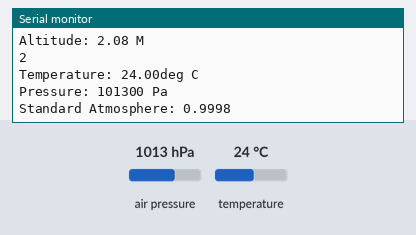
Recording of a sketch running on a simulated Arduino Uno, built with avr-gcc and run on an emulated ATmega328P. Parts: the last lines printed to the serial monitor. Wiring (inferred from the names in the program): BMP180 pressure sensor at I2C address 0x77. The test bench sets the inputs (shaded band); at power-on: air pressure 1013 hPa, temperature 24 °C.

Above: at 1.2 s.
1.3 s: air pressure set to 952 hPa
At 1.3 s:
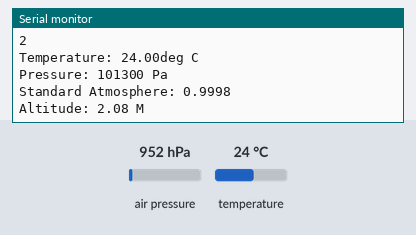
2.8 s: temperature set to 12 °C
At 4.1 s:
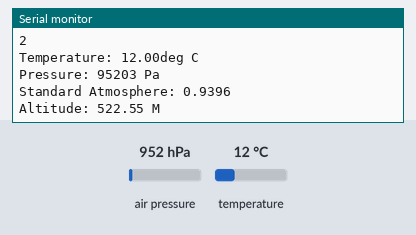
4.3 s: air pressure set to 1048 hPa
At 6.1 s:
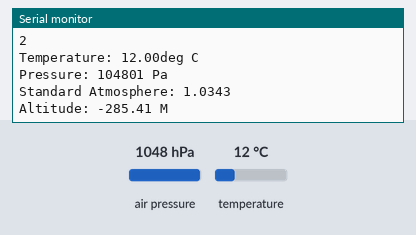
Timing chart, 0 to 7.6 s (numbered marks = the images above; inputs shaded):
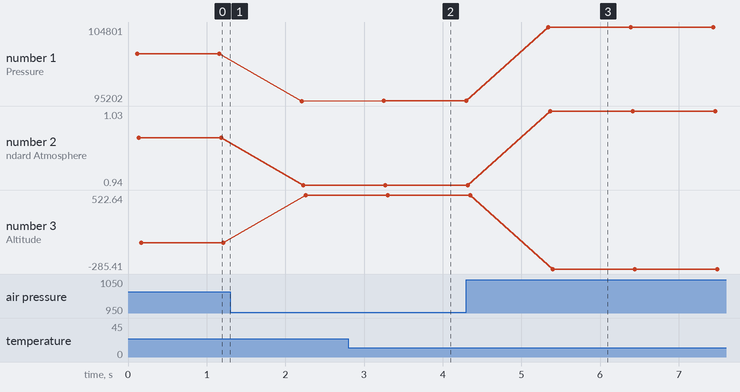

The sketch:

barometric_pressure.ino
```cpp
//Arduino 1.0+ Only
//Arduino 1.0+ Only

/*Based largely on code by  Jim Lindblom

 Get pressure, altitude, and temperature from the BMP085.
 Serial.print it out at 9600 baud to serial monitor.
 */

#include <Wire.h>

#define BMP085_ADDRESS 0x77  // I2C address of BMP085

const unsigned char OSS = 0;  // Oversampling Setting

// Calibration values
int ac1;
int ac2;
int ac3;
unsigned int ac4;
unsigned int ac5;
unsigned int ac6;
int b1;
int b2;
int mb;
int mc;
int md;

// b5 is calculated in bmp085GetTemperature(...), this variable is also used in bmp085GetPressure(...)
// so ...Temperature(...) must be called before ...Pressure(...).
long b5;

void setup(){
  Serial.begin(9600);
  Serial.println("setting up...");
  Wire.begin();
  Serial.println("begin calibration");
  bmp085Calibration();
   Serial.println("set up finished");
}

void loop()
{
  float temperature = bmp085GetTemperature(bmp085ReadUT()); //MUST be called first
  float pressure = bmp085GetPressure(bmp085ReadUP());
  float atm = pressure / 101325; // "standard atmosphere"
  float altitude = calcAltitude(pressure); //Uncompensated caculation - in Meters

  Serial.print("Temperature: ");
  Serial.print(temperature, 2); //display 2 decimal places
  Serial.println("deg C");

  Serial.print("Pressure: ");
  Serial.print(pressure, 0); //whole number only.
  Serial.println(" Pa");

  Serial.print("Standard Atmosphere: ");
  Serial.println(atm, 4); //display 4 decimal places

  Serial.print("Altitude: ");
  Serial.print(altitude, 2); //display 2 decimal places
  Serial.println(" M");

  Serial.println();//line break

  delay(1000); //wait a second and get values again.
}

// Stores all of the bmp085's calibration values into global variables
// Calibration values are required to calculate temp and pressure
// This function should be called at the beginning of the program
void bmp085Calibration()
{
  ac1 = bmp085ReadInt(0xAA);
  ac2 = bmp085ReadInt(0xAC);
  ac3 = bmp085ReadInt(0xAE);
  ac4 = bmp085ReadInt(0xB0);
  ac5 = bmp085ReadInt(0xB2);
  ac6 = bmp085ReadInt(0xB4);
  b1 = bmp085ReadInt(0xB6);
  b2 = bmp085ReadInt(0xB8);
  mb = bmp085ReadInt(0xBA);
  mc = bmp085ReadInt(0xBC);
  md = bmp085ReadInt(0xBE);
}

// Calculate temperature in deg C
float bmp085GetTemperature(unsigned int ut){
  long x1, x2;

  x1 = (((long)ut - (long)ac6)*(long)ac5) >> 15;
  x2 = ((long)mc << 11)/(x1 + md);
  b5 = x1 + x2;

  float temp = ((b5 + 8)>>4);
  temp = temp /10;

  return temp;
}

// Calculate pressure given up
// calibration values must be known
// b5 is also required so bmp085GetTemperature(...) must be called first.
// Value returned will be pressure in units of Pa.
long bmp085GetPressure(unsigned long up){
  long x1, x2, x3, b3, b6, p;
  unsigned long b4, b7;

  b6 = b5 - 4000;
  // Calculate B3
  x1 = (b2 * (b6 * b6)>>12)>>11;
  x2 = (ac2 * b6)>>11;
  x3 = x1 + x2;
  b3 = (((((long)ac1)*4 + x3)<<OSS) + 2)>>2;

  // Calculate B4
  x1 = (ac3 * b6)>>13;
  x2 = (b1 * ((b6 * b6)>>12))>>16;
  x3 = ((x1 + x2) + 2)>>2;
  b4 = (ac4 * (unsigned long)(x3 + 32768))>>15;

  b7 = ((unsigned long)(up - b3) * (50000>>OSS));
  if (b7 < 0x80000000)
    p = (b7<<1)/b4;
  else
    p = (b7/b4)<<1;

  x1 = (p>>8) * (p>>8);
  x1 = (x1 * 3038)>>16;
  x2 = (-7357 * p)>>16;
  p += (x1 + x2 + 3791)>>4;

  long temp = p;
  return temp;
}

// Read 1 byte from the BMP085 at 'address'
char bmp085Read(unsigned char address)
{
  unsigned char data;

  Wire.beginTransmission(BMP085_ADDRESS);
  Wire.write(address);
  Wire.endTransmission();

  Wire.requestFrom(BMP085_ADDRESS, 1);
  while(!Wire.available())
    ;

  return Wire.read();
}

// Read 2 bytes from the BMP085
// First byte will be from 'address'
// Second byte will be from 'address'+1
int bmp085ReadInt(unsigned char address)
{
  unsigned char msb, lsb;

  Wire.beginTransmission(BMP085_ADDRESS);
  Wire.write(address);
  Wire.endTransmission();

  Wire.requestFrom(BMP085_ADDRESS, 2);
  Serial.println(Wire.available());
  while(Wire.available()<2)
    ;
  msb = Wire.read();
  lsb = Wire.read();

  return (int) msb<<8 | lsb;
}

// Read the uncompensated temperature value
unsigned int bmp085ReadUT(){
  unsigned int ut;

  // Write 0x2E into Register 0xF4
  // This requests a temperature reading
  Wire.beginTransmission(BMP085_ADDRESS);
  Wire.write(0xF4);
  Wire.write(0x2E);
  Wire.endTransmission();

  // Wait at least 4.5ms
  delay(5);

  // Read two bytes from registers 0xF6 and 0xF7
  ut = bmp085ReadInt(0xF6);
  return ut;
}

// Read the uncompensated pressure value
unsigned long bmp085ReadUP(){

  unsigned char msb, lsb, xlsb;
  unsigned long up = 0;

  // Write 0x34+(OSS<<6) into register 0xF4
  // Request a pressure reading w/ oversampling setting
  Wire.beginTransmission(BMP085_ADDRESS);
  Wire.write(0xF4);
  Wire.write(0x34 + (OSS<<6));
  Wire.endTransmission();

  // Wait for conversion, delay time dependent on OSS
  delay(2 + (3<<OSS));

  // Read register 0xF6 (MSB), 0xF7 (LSB), and 0xF8 (XLSB)
  msb = bmp085Read(0xF6);
  lsb = bmp085Read(0xF7);
  xlsb = bmp085Read(0xF8);

  up = (((unsigned long) msb << 16) | ((unsigned long) lsb << 8) | (unsigned long) xlsb) >> (8-OSS);

  return up;
}

void writeRegister(int deviceAddress, byte address, byte val) {
  Wire.beginTransmission(deviceAddress); // start transmission to device
  Wire.write(address);       // send register address
  Wire.write(val);         // send value to write
  Wire.endTransmission();     // end transmission
}

int readRegister(int deviceAddress, byte address){

  int v;
  Wire.beginTransmission(deviceAddress);
  Wire.write(address); // register to read
  Wire.endTransmission();

  Wire.requestFrom(deviceAddress, 1); // read a byte

  while(!Wire.available()) {
    // waiting
  }

  v = Wire.read();
  return v;
}

float calcAltitude(float pressure){

  float A = pressure/101325;
  float B = 1/5.25588;
  float C = pow(A,B);
  C = 1 - C;
  C = C /0.0000225577;

  return C;
}
```

Measured:
- after the input at 2.8 s, the serial monitor: prints a new line after 0.43 s (image 2)
- after the input at 4.3 s, the serial monitor: prints a new line after 1.0 s (image 3)
- plotted number 1: 101300 → 95202 after the input at 1.3 s, 95202 → 95203 after the input at 2.8 s, 95203 → 104801 after the input at 4.3 s
- plotted number 2: 1 → 0.94 after the input at 1.3 s, 0.94 → 1.03 after the input at 4.3 s
- plotted number 3: 2.08 → 522.64 after the input at 1.3 s, 522.64 → 522.55 after the input at 2.8 s, 522.55 → -285.41 after the input at 4.3 s
